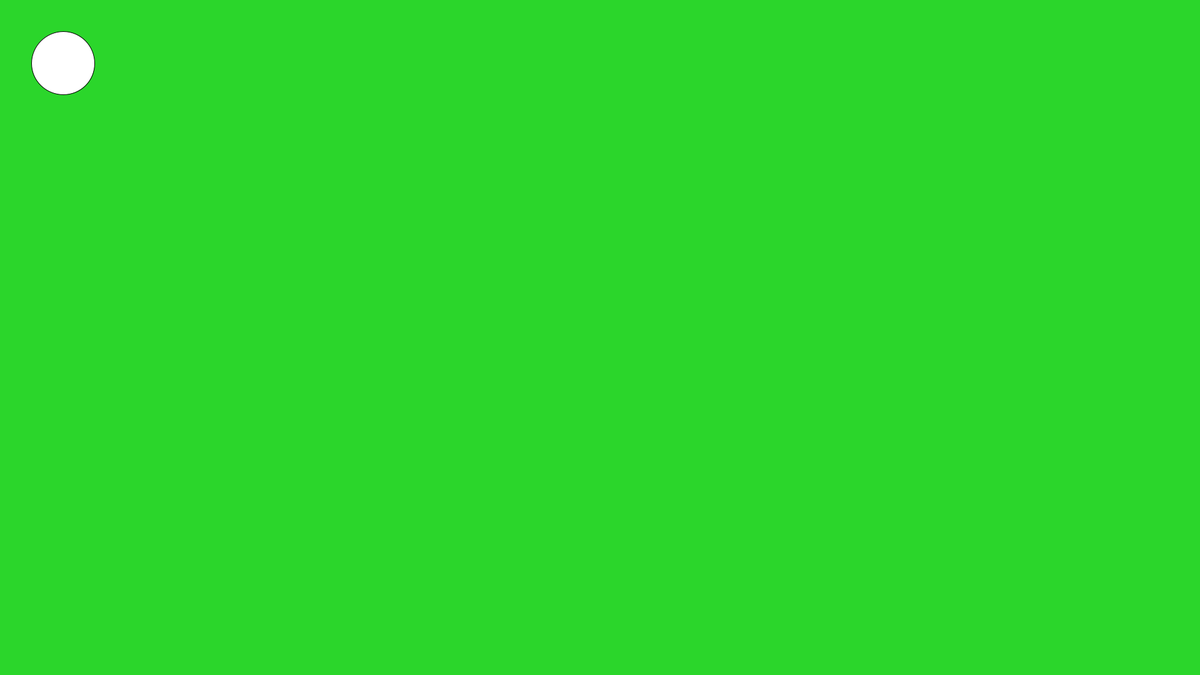
Frame 1 (no input)
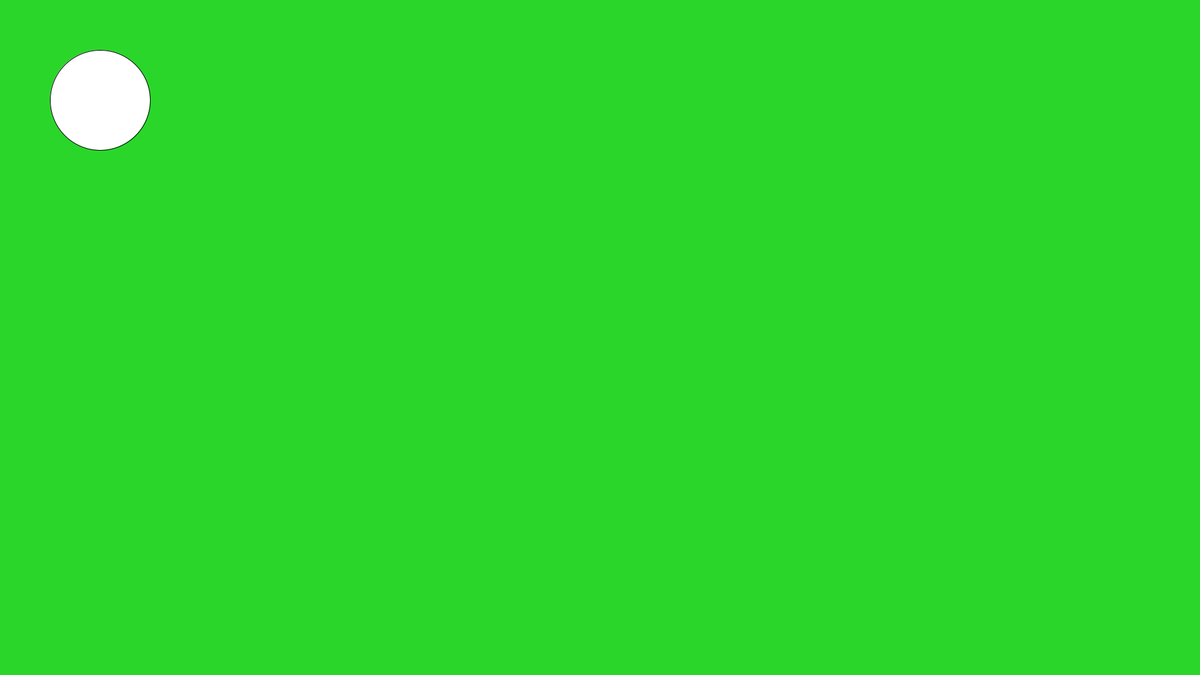
Frame 60 (the mouse pressed at the canvas centre just before this capture)
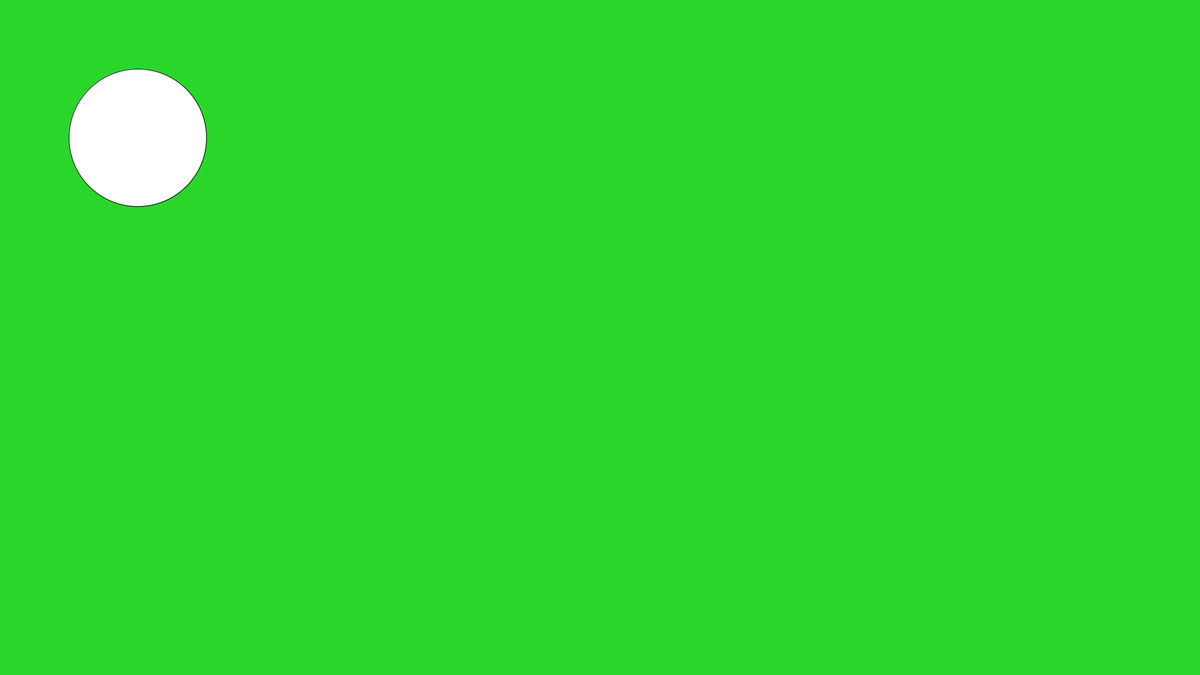
Frame 120 (the mouse held since frame 60 and released just before this capture)

The Processing sketch that drew these frames (run headless with seeded random() and noise(); from frame 60 on, the mouse is pressed at the canvas centre):

// Processing sketch: kugle
// ── kugle.pde
int x = 100;
int y = 100;
int a = 100;
int b = 100;
void setup() {
 

  size(1920, 1080);
  
 
}


void draw() {

 
  x=x+1;
  y=y+1;
  a=a+1;
  b=b+1;
  clear();
  
  background (43, 214, 43);
  ellipse(x, y, a, b);
}
